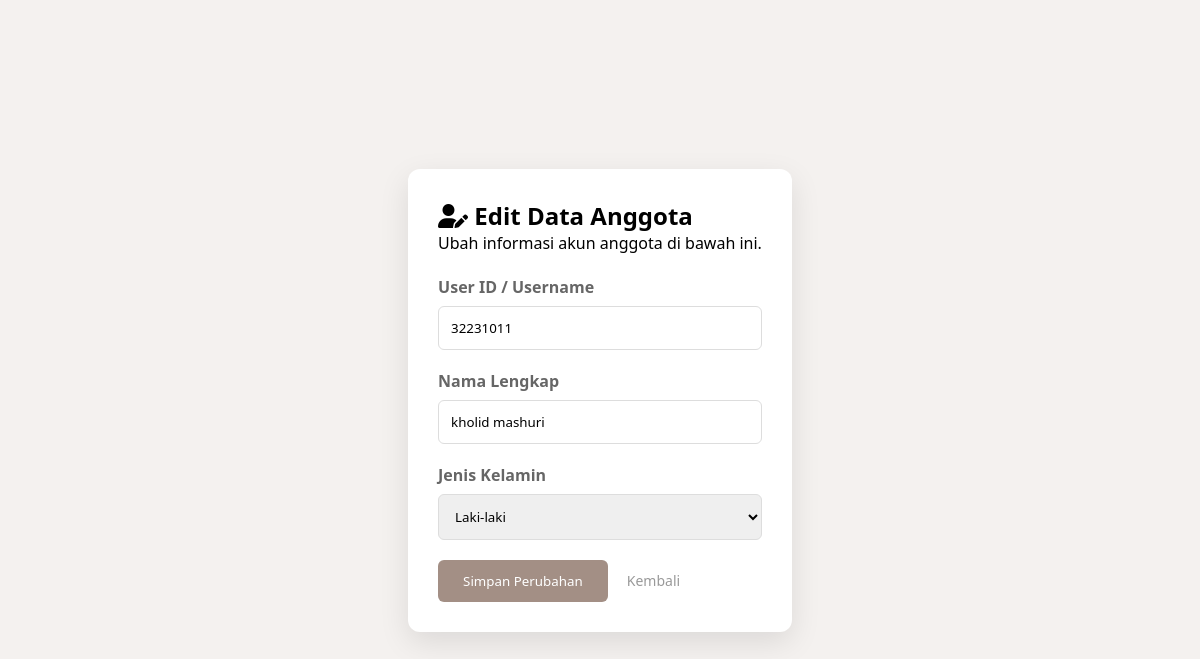
Page /admin/anggota_edit.php?id=8 (signed in) on the committed database.
### tables this page shows
CREATE TABLE `users` (
  `id` int(11) NOT NULL,
  `username` varchar(50) NOT NULL,
  `email` varchar(255) DEFAULT NULL,
  `foto` varchar(255) DEFAULT NULL,
  `nama` varchar(100) DEFAULT NULL,
  `jenkel` varchar(20) DEFAULT NULL,
  `password` varchar(255) NOT NULL,
  `role` enum('admin','mahasiswa','dosen','karyawan') NOT NULL,
  `status` enum('active','blocked') DEFAULT 'active',
  `borrowing_limit` int(11) DEFAULT 3
);

### admin/anggota_edit.php (the view, shortened to what this page needs)
<?php
include '../config/koneksi.php';
$id = mysqli_real_escape_string($koneksi, $_GET['id']);
$query = mysqli_query($koneksi, "SELECT * FROM users WHERE id='$id'");
$d = mysqli_fetch_array($query);
?>
<!DOCTYPE html>
<html lang="id">
<head>
    <link rel="stylesheet" href="../assets/css/admin-style.css">
    <link rel="stylesheet" href="https://cdnjs.cloudflare.com/ajax/libs/font-awesome/6.0.0/css/all.min.css">
</head>
<body>
    <div class="main-content no-sidebar">
        <div class="form-card">
            <h2><i class="fa-solid fa-user-pen"></i> Edit Data Anggota</h2>
            <p>Ubah informasi akun anggota di bawah ini.</p>
            <br>
            <form action="anggota_aksi_edit.php" method="POST">
                <div class="form-group">
                    <label>User ID / Username</label>
                    <input type="text" name="username" value="<?php echo $d['username']; ?>" required>
                </div>
                <div class="form-group">
                    <label>Nama Lengkap</label>
                    <input type="text" name="nama" value="<?php echo $d['nama']; ?>" required>
                </div>
                <div class="form-group">
                    <label>Jenis Kelamin</label>
                    <select name="jenkel">
                        <option value="Laki-laki" <?php echo ($d['jenkel'] == 'Laki-laki') ? 'selected' : ''; ?>>Laki-laki</option>
                    </select>
                </div>
                <div class="btn-group">
                    <button type="submit" class="btn-save">Simpan Perubahan</button>
                    <a href="anggota.php" class="btn-back">Kembali</a>
                </div>
            </form>
        </div>
    </div>
</body>
</html>

### assets/css/admin-style.css (style rules this page uses)
* { margin: 0; padding: 0; box-sizing: border-box; font-family: 'Segoe UI', sans-serif; }
body { display: flex; background-color: #f4f1f0; min-height: 100vh; }
.main-content { margin-left: 260px; flex: 1; padding: 40px; }
.form-card { background: white; max-width: 500px; margin: 50px auto; padding: 30px; border-radius: 12px; box-shadow: 0 10px 30px rgba(0,0,0,0.1); }
.form-group { margin-bottom: 20px; text-align: left; }
.form-group label { display: block; margin-bottom: 8px; color: #666; font-weight: 600; }
.form-group input, .form-group select { width: 100%; padding: 12px; border: 1px solid #ddd; border-radius: 6px; }
.btn-save { background-color: #a38f85; color: white; border: none; padding: 12px 25px; border-radius: 6px; cursor: pointer; }
.btn-back { text-decoration: none; color: #999; margin-left: 15px; font-size: 14px; }
.no-sidebar { margin-left: 0 !important; width: 100% !important; display: flex; justify-content: center; align-items: center; min-height: 100vh; background-color: #f4f1ef; }

### rows in the picture
users: username "32231011", nama "kholid mashuri", jenkel "Laki-laki"
